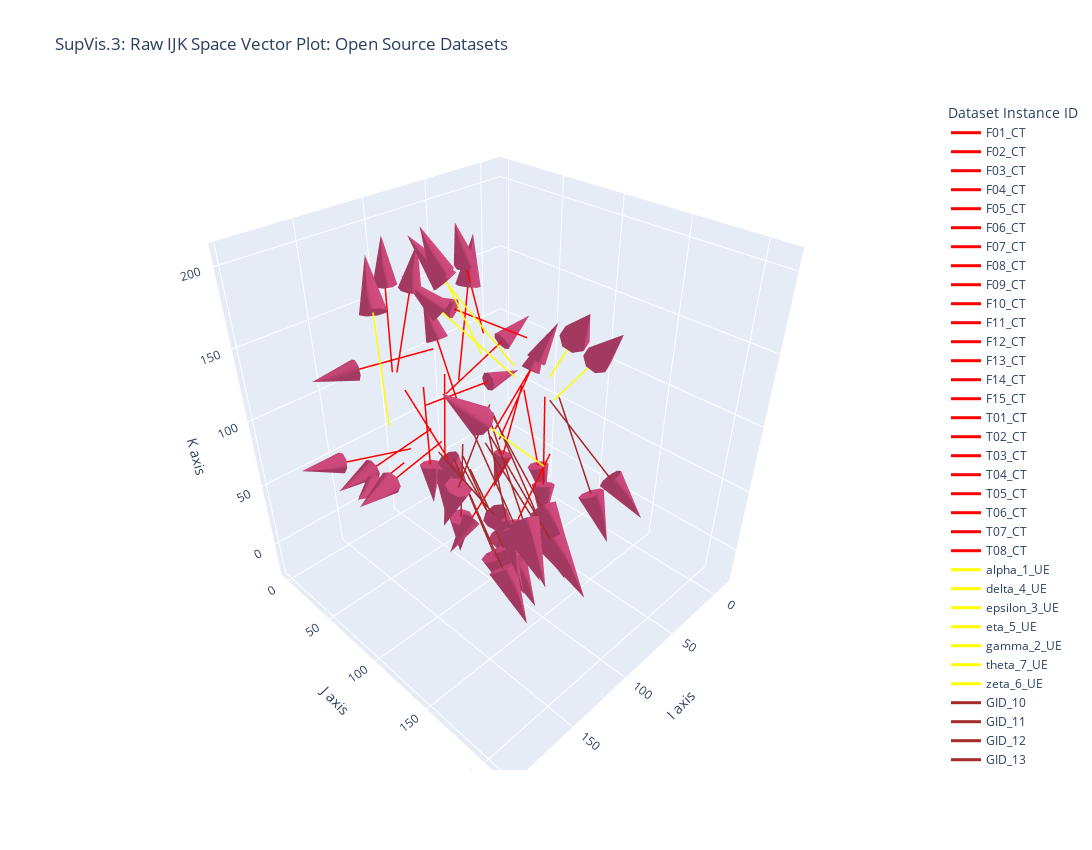

The notebook cell this image was saved under:
### Markdown cell above
We observe from the above computation that the opening angle of the cone defined by the standard operating procedure in clinical practice is approximately $\theta_{o}\approx 60 ^{\circ}$

### Code cell
fig = go.Figure()

fig.add_traces(raw_vectortraces_wim)
fig.add_traces(raw_vectortraces_sib)
fig.add_traces(raw_vectortraces_ger)


fig.update_layout(
    title='SupVis.3: Raw IJK Space Vector Plot: Open Source Datasets',
    **global_layout_kwargs
)

fig.show()

### Figure 1 — Plotly figure (JSON) as saved in the notebook; plotly's stock layout.template omitted (floating-point values rounded to 4 significant figures)
{"data": [{"line": {"color": "red", "width": 3}, "mode": "lines", "name": "F01_CT", "type": "scatter3d", "x": [44, 67], "y": [79, 24], "z": [131, 143]}, {"name": "F01_CT", "showscale": false, "type": "cone", "u": [20.7], "v": [-49.5], "w": [10.8], "x": [66.54], "y": [25.1], "z": [142.8]}, {"line": {"color": "red", "width": 3}, "mode": "lines", "name": "F02_CT", "type": "scatter3d", "x": [71, 50], "y": [41, 32], "z": [95, 164]}, {"name": "F02_CT", "showscale": false, "type": "cone", "u": [-18.9], "v": [-8.1], "w": [62.1], "x": [50.42], "y": [32.18], "z": [162.6]}, {"line": {"color": "red", "width": 3}, "mode": "lines", "name": "F03_CT", "type": "scatter3d", "x": [83, 105], "y": [136, 120], "z": [89, 20]}, {"name": "F03_CT", "showscale": false, "type": "cone", "u": [19.8], "v": [-14.4], "w": [-62.1], "x": [104.6], "y": [120.3], "z": [21.38]}, {"line": {"color": "red", "width": 3}, "mode": "lines", "name": "F04_CT", "type": "scatter3d", "x": [76, 15], "y": [33, 35], "z": [83, 107]}, {"name": "F04_CT", "showscale": false, "type": "cone", "u": [-54.9], "v": [1.8], "w": [21.6], "x": [16.22], "y": [34.96], "z": [106.5]}, {"line": {"color": "red", "width": 3}, "mode": "lines", "name": "F05_CT", "type": "scatter3d", "x": [117, 168], "y": [33, 65], "z": [46, 69]}, {"name": "F05_CT", "showscale": false, "type": "cone", "u": [45.9], "v": [28.8], "w": [20.7], "x": [167.0], "y": [64.36], "z": [68.54]}, {"line": {"color": "red", "width": 3}, "mode": "lines", "name": "F06_CT", "type": "scatter3d", "x": [85, 148], "y": [33, 20], "z": [121, 123]}, {"name": "F06_CT", "showscale": false, "type": "cone", "u": [56.7], "v": [-11.7], "w": [1.8], "x": [146.7], "y": [20.26], "z": [123.0]}, {"line": {"color": "red", "width": 3}, "mode": "lines", "name": "F07_CT", "type": "scatter3d", "x": [26, 48], "y": [58, 58], "z": [79, 22]}, {"name": "F07_CT", "showscale": false, "type": "cone", "u": [19.8], "v": [0], "w": [-51.3], "x": [47.56], "y": [58], "z": [23.14]}, {"line": {"color": "red", "width": 3}, "mode": "lines", "name": "F08_CT", "type": "scatter3d", "x": [59, 23], "y": [64, 74], "z": [61, 113]}, {"name": "F08_CT", "showscale": false, "type": "cone", "u": [-32.4], "v": [9], "w": [46.8], "x": [23.72], "y": [73.8], "z": [112.0]}, {"line": {"color": "red", "width": 3}, "mode": "lines", "name": "F09_CT", "type": "scatter3d", "x": [35, 56], "y": [88, 108], "z": [87, 24]}, {"name": "F09_CT", "showscale": false, "type": "cone", "u": [18.9], "v": [18], "w": [-56.7], "x": [55.58], "y": [107.6], "z": [25.26]}, {"line": {"color": "red", "width": 3}, "mode": "lines", "name": "F10_CT", "type": "scatter3d", "x": [98, 105], "y": [36, 47], "z": [99, 36]}, {"name": "F10_CT", "showscale": false, "type": "cone", "u": [6.3], "v": [9.9], "w": [-56.7], "x": [104.9], "y": [46.78], "z": [37.26]}, {"line": {"color": "red", "width": 3}, "mode": "lines", "name": "F11_CT", "type": "scatter3d", "x": [41, 44], "y": [74, 94], "z": [89, 28]}, {"name": "F11_CT", "showscale": false, "type": "cone", "u": [2.7], "v": [18], "w": [-54.9], "x": [43.94], "y": [93.6], "z": [29.22]}, {"line": {"color": "red", "width": 3}, "mode": "lines", "name": "F12_CT", "type": "scatter3d", "x": [79, 98], "y": [36, 53], "z": [101, 32]}, {"name": "F12_CT", "showscale": false, "type": "cone", "u": [17.1], "v": [15.3], "w": [-62.1], "x": [97.62], "y": [52.66], "z": [33.38]}, {"line": {"color": "red", "width": 3}, "mode": "lines", "name": "F13_CT", "type": "scatter3d", "x": [117, 112], "y": [29, 23], "z": [115, 180]}, {"name": "F13_CT", "showscale": false, "type": "cone", "u": [-4.5], "v": [-5.4], "w": [58.5], "x": [112.1], "y": [23.12], "z": [178.7]}, {"line": {"color": "red", "width": 3}, "mode": "lines", "name": "F14_CT", "type": "scatter3d", "x": [109, 94], "y": [23, 27], "z": [109, 172]}, {"name": "F14_CT", "showscale": false, "type": "cone", "u": [-13.5], "v": [3.6], "w": [56.7], "x": [94.3], "y": [26.92], "z": [170.7]}, {"line": {"color": "red", "width": 3}, "mode": "lines", "name": "F15_CT", "type": "scatter3d", "x": [85, 82], "y": [61, 30], "z": [77, 135]}, {"name": "F15_CT", "showscale": false, "type": "cone", "u": [-2.7], "v": [-27.9], "w": [52.2], "x": [82.06], "y": [30.62], "z": [133.8]}, {"line": {"color": "red", "width": 3}, "mode": "lines", "name": "T01_CT", "type": "scatter3d", "x": [68, 29], "y": [77, 73], "z": [63, 107]}, {"name": "T01_CT", "showscale": false, "type": "cone", "u": [-35.1], "v": [-3.6], "w": [39.6], "x": [29.78], "y": [73.08], "z": [106.1]}, {"line": {"color": "red", "width": 3}, "mode": "lines", "name": "T02_CT", "type": "scatter3d", "x": [70, 120], "y": [89, 97], "z": [55, 28]}, {"name": "T02_CT", "showscale": false, "type": "cone", "u": [45], "v": [7.2], "w": [-24.3], "x": [119], "y": [96.84], "z": [28.54]}, {"line": {"color": "red", "width": 3}, "mode": "lines", "name": "T03_CT", "type": "scatter3d", "x": [44, 62], "y": [38, 39], "z": [119, 182]}, {"name": "T03_CT", "showscale": false, "type": "cone", "u": [16.2], "v": [0.9], "w": [56.7], "x": [61.64], "y": [38.98], "z": [180.7]}, {"line": {"color": "red", "width": 3}, "mode": "lines", "name": "T04_CT", "type": "scatter3d", "x": [114, 176], "y": [71, 89], "z": [81, 87]}, {"name": "T04_CT", "showscale": false, "type": "cone", "u": [55.8], "v": [16.2], "w": [5.4], "x": [174.8], "y": [88.64], "z": [86.88]}, {"line": {"color": "red", "width": 3}, "mode": "lines", "name": "T05_CT", "type": "scatter3d", "x": [133, 112], "y": [62, 80], "z": [123, 63]}, {"name": "T05_CT", "showscale": false, "type": "cone", "u": [-18.9], "v": [16.2], "w": [-54], "x": [112.4], "y": [79.64], "z": [64.2]}, {"line": {"color": "red", "width": 3}, "mode": "lines", "name": "T06_CT", "type": "scatter3d", "x": [105, 167], "y": [26, 20], "z": [48, 63]}, {"name": "T06_CT", "showscale": false, "type": "cone", "u": [55.8], "v": [-5.4], "w": [13.5], "x": [165.8], "y": [20.12], "z": [62.7]}, {"line": {"color": "red", "width": 3}, "mode": "lines", "name": "T07_CT", "type": "scatter3d", "x": [100, 161], "y": [44, 48], "z": [71, 67]}, {"name": "T07_CT", "showscale": false, "type": "cone", "u": [54.9], "v": [3.6], "w": [-3.6], "x": [159.8], "y": [47.92], "z": [67.08]}, {"line": {"color": "red", "width": 3}, "mode": "lines", "name": "T08_CT", "type": "scatter3d", "x": [92, 29], "y": [29, 36], "z": [79, 77]}, {"name": "T08_CT", "showscale": false, "type": "cone", "u": [-56.7], "v": [6.3], "w": [-1.8], "x": [30.26], "y": [35.86], "z": [77.04]}, {"line": {"color": "yellow", "width": 3}, "mode": "lines", "name": "alpha_1_UE", "type": "scatter3d", "x": [56, 82], "y": [110, 152], "z": [120, 176]}, {"name": "alpha_1_UE", "showscale": false, "type": "cone", "u": [23.4], "v": [37.8], "w": [50.4], "x": [81.48], "y": [151.2], "z": [174.9]}, {"line": {"color": "yellow", "width": 3}, "mode": "lines", "name": "delta_4_UE", "type": "scatter3d", "x": [62, 74], "y": [119, 164], "z": [110, 165]}, {"name": "delta_4_UE", "showscale": false, "type": "cone", "u": [10.8], "v": [40.5], "w": [49.5], "x": [73.76], "y": [163.1], "z": [163.9]}, {"line": {"color": "yellow", "width": 3}, "mode": "lines", "name": "epsilon_3_UE", "type": "scatter3d", "x": [59, 90], "y": [83, 38], "z": [110, 158]}, {"name": "epsilon_3_UE", "showscale": false, "type": "cone", "u": [27.9], "v": [-40.5], "w": [43.2], "x": [89.38], "y": [38.9], "z": [157.0]}, {"line": {"color": "yellow", "width": 3}, "mode": "lines", "name": "eta_5_UE", "type": "scatter3d", "x": [62, 85], "y": [85, 38], "z": [120, 178]}, {"name": "eta_5_UE", "showscale": false, "type": "cone", "u": [20.7], "v": [-42.3], "w": [52.2], "x": [84.54], "y": [38.94], "z": [176.8]}, {"line": {"color": "yellow", "width": 3}, "mode": "lines", "name": "gamma_2_UE", "type": "scatter3d", "x": [66, 85], "y": [59, 40], "z": [120, 184]}, {"name": "gamma_2_UE", "showscale": false, "type": "cone", "u": [17.1], "v": [-17.1], "w": [57.6], "x": [84.62], "y": [40.38], "z": [182.7]}, {"line": {"color": "yellow", "width": 3}, "mode": "lines", "name": "theta_7_UE", "type": "scatter3d", "x": [160, 134], "y": [80, 38], "z": [119, 176]}, {"name": "theta_7_UE", "showscale": false, "type": "cone", "u": [-23.4], "v": [-37.8], "w": [51.3], "x": [134.5], "y": [38.84], "z": [174.9]}, {"line": {"color": "yellow", "width": 3}, "mode": "lines", "name": "zeta_6_UE", "type": "scatter3d", "x": [112, 160], "y": [157, 149], "z": [106, 159]}, {"name": "zeta_6_UE", "showscale": false, "type": "cone", "u": [43.2], "v": [-7.2], "w": [47.7], "x": [159.0], "y": [149.2], "z": [157.9]}, {"line": {"color": "brown", "width": 3}, "mode": "lines", "name": "GID_10", "type": "scatter3d", "x": [121, 131], "y": [123, 188], "z": [114, 71]}, {"name": "GID_10", "showscale": false, "type": "cone", "u": [9], "v": [58.5], "w": [-38.7], "x": [130.8], "y": [186.7], "z": [71.86]}, {"line": {"color": "brown", "width": 3}, "mode": "lines", "name": "GID_11", "type": "scatter3d", "x": [95, 122], "y": [93, 140], "z": [97, 49]}, {"name": "GID_11", "showscale": false, "type": "cone", "u": [24.3], "v": [42.3], "w": [-43.2], "x": [121.5], "y": [139.1], "z": [49.96]}, {"line": {"color": "brown", "width": 3}, "mode": "lines", "name": "GID_12", "type": "scatter3d", "x": [119, 115], "y": [88, 125], "z": [79, 8]}, {"name": "GID_12", "showscale": false, "type": "cone", "u": [-3.6], "v": [33.3], "w": [-63.9], "x": [115.1], "y": [124.3], "z": [9.42]}, {"line": {"color": "brown", "width": 3}, "mode": "lines", "name": "GID_13", "type": "scatter3d", "x": [115, 117], "y": [92, 135], "z": [81, 23]}, {"name": "GID_13", "showscale": false, "type": "cone", "u": [1.8], "v": [38.7], "w": [-52.2], "x": [117.0], "y": [134.1], "z": [24.16]}, {"line": {"color": "brown", "width": 3}, "mode": "lines", "name": "GID_14", "type": "scatter3d", "x": [109, 92], "y": [82, 107], "z": [69, 2]}, {"name": "GID_14", "showscale": false, "type": "cone", "u": [-15.3], "v": [22.5], "w": [-60.3], "x": [92.34], "y": [106.5], "z": [3.34]}, {"line": {"color": "brown", "width": 3}, "mode": "lines", "name": "GID_15", "type": "scatter3d", "x": [113, 114], "y": [90, 86], "z": [88, 19]}, {"name": "GID_15", "showscale": false, "type": "cone", "u": [0.9], "v": [-3.6], "w": [-62.1], "x": [114.0], "y": [86.08], "z": [20.38]}, {"line": {"color": "brown", "width": 3}, "mode": "lines", "name": "GID_16", "type": "scatter3d", "x": [112, 107], "y": [95, 135], "z": [71, 5]}, {"name": "GID_16", "showscale": false, "type": "cone", "u": [-4.5], "v": [36], "w": [-59.4], "x": [107.1], "y": [134.2], "z": [6.32]}, {"line": {"color": "brown", "width": 3}, "mode": "lines", "name": "GID_18", "type": "scatter3d", "x": [20, 25], "y": [88, 131], "z": [80, 10]}, {"name": "GID_18", "showscale": false, "type": "cone", "u": [4.5], "v": [38.7], "w": [-63], "x": [24.9], "y": [130.1], "z": [11.4]}, {"line": {"color": "brown", "width": 3}, "mode": "lines", "name": "GID_19", "type": "scatter3d", "x": [31, 14], "y": [89, 142], "z": [83, 26]}, {"name": "GID_19", "showscale": false, "type": "cone", "u": [-15.3], "v": [47.7], "w": [-51.3], "x": [14.34], "y": [140.9], "z": [27.14]}, {"line": {"color": "brown", "width": 3}, "mode": "lines", "name": "GID_20", "type": "scatter3d", "x": [112, 141], "y": [110, 174], "z": [124, 80]}, {"name": "GID_20", "showscale": false, "type": "cone", "u": [26.1], "v": [57.6], "w": [-39.6], "x": [140.4], "y": [172.7], "z": [80.88]}, {"line": {"color": "brown", "width": 3}, "mode": "lines", "name": "GID_21", "type": "scatter3d", "x": [107, 107], "y": [104, 163], "z": [93, 43]}, {"name": "GID_21", "showscale": false, "type": "cone", "u": [0], "v": [53.1], "w": [-45], "x": [107], "y": [161.8], "z": [44]}, {"line": {"color": "brown", "width": 3}, "mode": "lines", "name": "GID_23", "type": "scatter3d", "x": [122, 130], "y": [93, 148], "z": [80, 21]}, {"name": "GID_23", "showscale": false, "type": "cone", "u": [7.2], "v": [49.5], "w": [-53.1], "x": [129.8], "y": [146.9], "z": [22.18]}, {"line": {"color": "brown", "width": 3}, "mode": "lines", "name": "GID_24", "type": "scatter3d", "x": [96, 116], "y": [98, 168], "z": [107, 72]}, {"name": "GID_24", "showscale": false, "type": "cone", "u": [18], "v": [63], "w": [-31.5], "x": [115.6], "y": [166.6], "z": [72.7]}, {"line": {"color": "brown", "width": 3}, "mode": "lines", "name": "GID_5", "type": "scatter3d", "x": [118, 118], "y": [122, 167], "z": [128, 62]}, {"name": "GID_5", "showscale": false, "type": "cone", "u": [0], "v": [40.5], "w": [-59.4], "x": [118], "y": [166.1], "z": [63.32]}, {"line": {"color": "brown", "width": 3}, "mode": "lines", "name": "GID_6", "type": "scatter3d", "x": [121, 129], "y": [104, 157], "z": [116, 61]}, {"name": "GID_6", "showscale": false, "type": "cone", "u": [7.2], "v": [47.7], "w": [-49.5], "x": [128.8], "y": [155.9], "z": [62.1]}, {"line": {"color": "brown", "width": 3}, "mode": "lines", "name": "GID_8", "type": "scatter3d", "x": [146, 112], "y": [106, 124], "z": [107, 44]}, {"name": "GID_8", "showscale": false, "type": "cone", "u": [-30.6], "v": [16.2], "w": [-56.7], "x": [112.7], "y": [123.6], "z": [45.26]}, {"line": {"color": "brown", "width": 3}, "mode": "lines", "name": "GID_9", "type": "scatter3d", "x": [122, 136], "y": [124, 106], "z": [136, 67]}, {"name": "GID_9", "showscale": false, "type": "cone", "u": [12.6], "v": [-16.2], "w": [-62.1], "x": [135.7], "y": [106.4], "z": [68.38]}], "layout": {"height": 850, "legend": {"title": {"text": "Dataset Instance ID"}}, "scene": {"xaxis": {"title": {"text": "I axis"}}, "yaxis": {"title": {"text": "J axis"}}, "zaxis": {"title": {"text": "K axis"}}}, "title": {"text": "SupVis.3: Raw IJK Space Vector Plot: Open Source Datasets"}, "width": 1500}}
